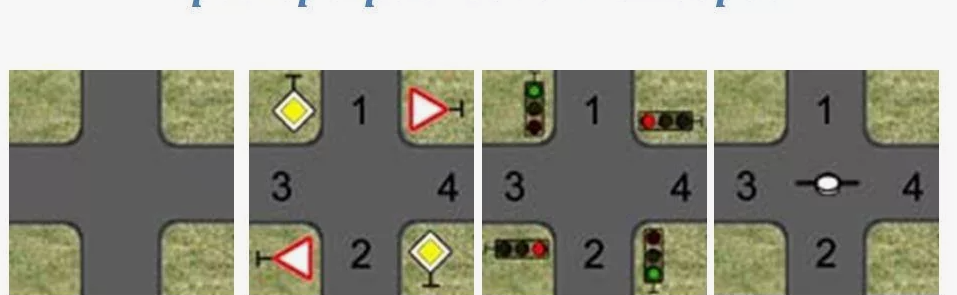
#> input picture HT_9/img_examples/example1.png, 957 x 295 px, found by its file name
$ python main_reg.py
#> lines starting #> are read from the running program, lines starting #| are printed output that depends on the picture; after the words box and inside, x2 and y2 are one past the last pixel; in counts of white or black regions, pixels touching at a corner belong together
import cv2
import numpy as np
import re
from pathlib import Path

def load_and_binarize(path: str | Path, threshold: int = 127) -> np.ndarray:
    path = Path(path)
    img = cv2.imread(str(path), cv2.IMREAD_GRAYSCALE)
    if img is None:
        raise FileNotFoundError(f"Не удалось открыть изображение: {path}")
    _, bin_img = cv2.threshold(img, threshold, 255, cv2.THRESH_BINARY)
    bin_img = (bin_img // 255).astype(np.uint8)
    return bin_img

def split_to_blocks(bin_img: np.ndarray, block_size: int = 16) -> np.ndarray:
    h, w = bin_img.shape
    h_cropped = (h // block_size) * block_size
    w_cropped = (w // block_size) * block_size
    bin_img = bin_img[:h_cropped, :w_cropped]
    n_blocks_y = h_cropped // block_size
    n_blocks_x = w_cropped // block_size
    block_bits = np.zeros((n_blocks_y, n_blocks_x), dtype=np.uint8)
    for by in range(n_blocks_y):
        for bx in range(n_blocks_x):
            block = bin_img[
                by * block_size : (by + 1) * block_size,
                bx * block_size : (bx + 1) * block_size,
            ]
            ones = int(block.sum())
            zeros = block.size - ones
            block_bits[by, bx] = 1 if ones >= zeros else 0
    return block_bits

def flatten_blocks(block_bits: np.ndarray) -> str:
    flat = block_bits.flatten()  # по строкам
    return ''.join(str(int(v)) for v in flat)

def count_cross_patterns(block_bits: np.ndarray) -> int:
    pattern_matrix = np.array(
        [[0, 1, 0],
         [1, 1, 1],
         [0, 1, 0]],
        dtype=np.uint8,
    )
    target_str = ''.join(str(int(v)) for v in pattern_matrix.flatten())
    regex = re.compile(target_str)
    h, w = block_bits.shape
    count = 0
    for y in range(h - 2):
        for x in range(w - 2):
            patch = block_bits[y:y + 3, x:x + 3]
            s = ''.join(str(int(v)) for v in patch.flatten())
            if regex.fullmatch(s):
                count += 1
    return count

def process_image(path: str | Path, block_size: int = 16, threshold: int = 127) -> None:
    print(f'Обработка файла: {path}')
    bin_img = load_and_binarize(path, threshold=threshold)
    print(f'  Размер бинарного изображения: {bin_img.shape[1]}x{bin_img.shape[0]}')
    block_bits = split_to_blocks(bin_img, block_size=block_size)
    n_blocks_y, n_blocks_x = block_bits.shape
    print(f'  Размер решётки блоков: {n_blocks_x} x {n_blocks_y} (всего {n_blocks_x * n_blocks_y} блоков)')
    code = flatten_blocks(block_bits)
    print(f'  Длина кодовой строки: {len(code)}')
    crosses = count_cross_patterns(block_bits)
    print(f'  Количество паттернов "крест": {crosses}')
    print()

if __name__ == "__main__":
    base_dir = Path(__file__).resolve().parent
    img_dir = base_dir / "img_examples" / "img_examples"
    for img_name in ("example1.png", "example2.png"):
        img_path = img_dir / img_name
        process_image(img_path, block_size=16, threshold=127)
#> in load_and_binarize, `img = cv2.imread(str(path), cv2.IMREAD_GRAYSCALE)`:
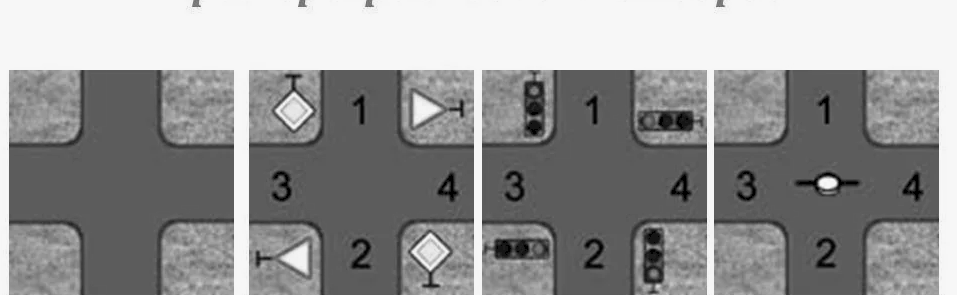
#> img: shape (295, 957); min 0, max 247, mean 148.4
#> in load_and_binarize, `_, bin_img = cv2.threshold(img, threshold, 255, cv2.THRESH_BINARY)`:
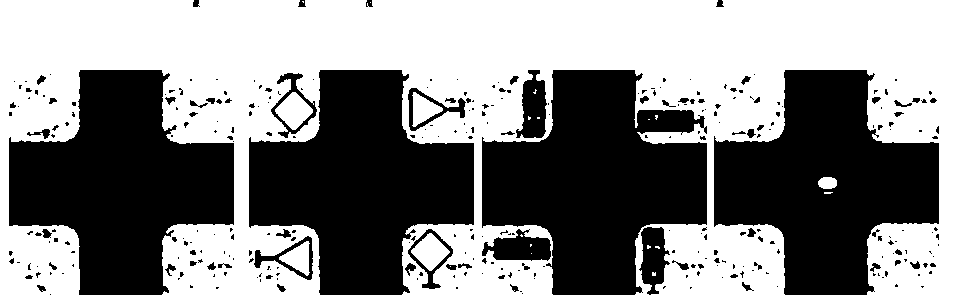
#> bin_img: shape (295, 957); 52.3% white; 317 black regions (244 under 20 px), largest, box (x1, y1, x2, y2) and area: (482, 70, 707, 295) 32081, (9, 70, 234, 295) 30847, (249, 70, 474, 295) 30805
#|   Размер бинарного изображения: 957x295
#> in split_to_blocks, `bin_img = bin_img[:h_cropped, :w_cropped]`:
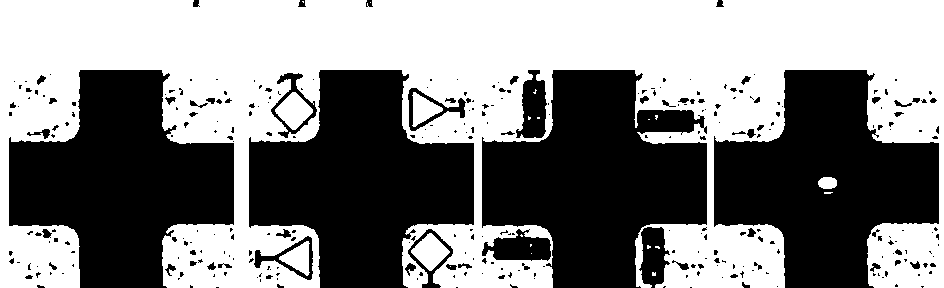
#> bin_img: shape (288, 944); values 0 (black) and 1 (white), 51.4% white; 314 black regions (244 under 20 px), largest, box (x1, y1, x2, y2) and area: (482, 70, 707, 288) 31468, (9, 70, 234, 288) 30239, (249, 70, 474, 288) 30196
#|   Размер решётки блоков: 59 x 18 (всего 1062 блоков)
#> in flatten_blocks, `flat = block_bits.flatten()`: flat = 1062 values, max 1 at index 0, min 0 at index 241, mean 0.533
#|   Длина кодовой строки: 1062
#> after the loop in count_cross_patterns, `for y in range(h - 2):`: count = 0
#|   Количество паттернов "крест": 0
#> pass 2 of the loop `for img_name in ("example1.png", "example2.png"):`:
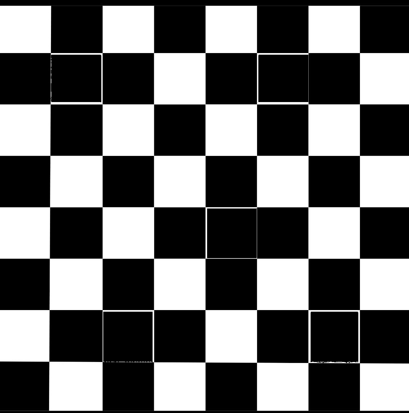
#> input picture HT_9/img_examples/example2.png, 409 x 413 px, found by its file name
#> in load_and_binarize, img is the input picture: shape (413, 409); min 0, max 255, mean 107.2
#> in load_and_binarize (call 2), `_, bin_img = cv2.threshold(img, threshold, 255, cv2.THRESH_BINARY)`:
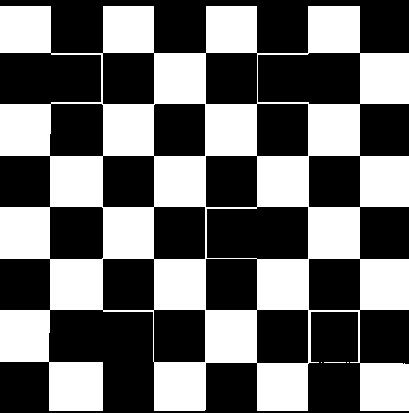
#> bin_img: shape (413, 409); 42.1% white; 4 white regions (2 under 20 px), largest, box (x1, y1, x2, y2) and area: (0, 6, 409, 411) 71100, (324, 362, 346, 363) 22
#|   Размер бинарного изображения: 409x413
#> after the loop in split_to_blocks (call 2), `for by in range(n_blocks_y):`:
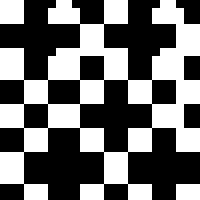
#> block_bits: shape (25, 25) (shown 8 times larger); values 0 (black) and 1 (white), 42.9% white; 3 white regions (2 under 20 px), largest, box (x1, y1, x2, y2) and area: (0, 0, 25, 25) 253
#|   Размер решётки блоков: 25 x 25 (всего 625 блоков)
#|   Длина кодовой строки: 625
#|   Количество паттернов "крест": 0
